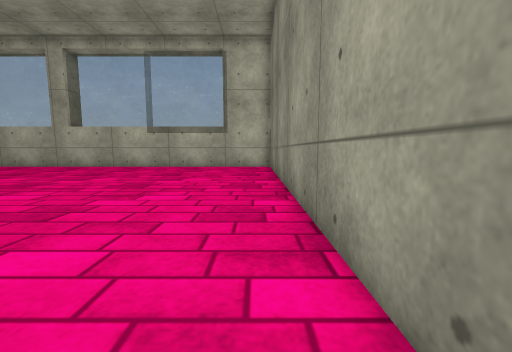
view 1 (above)

19 first-person views from a walk through a 3-D level made in the Unity game engine. The camera is 0.64 m above the floor, tilts 6° down and sees 90° across. The floor is counted in squares, 0.5 m on a side. Each view is taken from the middle of a square. On the plan, view 1 faces up. The plan holds only what a view shows up to about 12 squares ahead; the rest is blank. The place goes on beyond the plan. Surface patterns are stand-ins for the level's own textures.

view 2
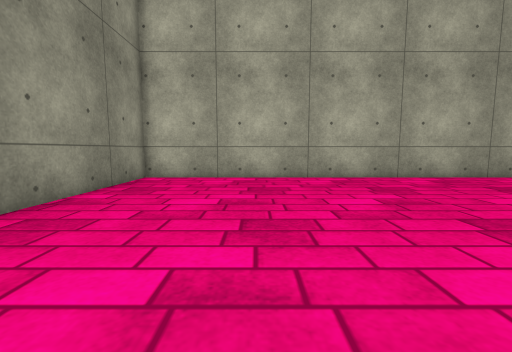

view 3
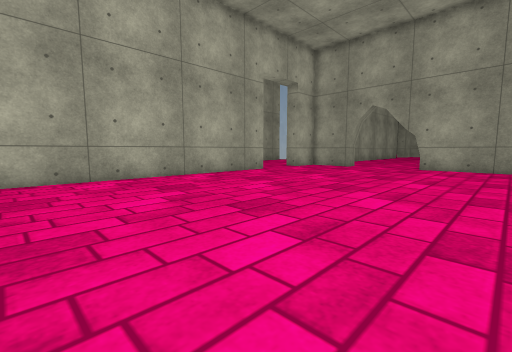

view 4
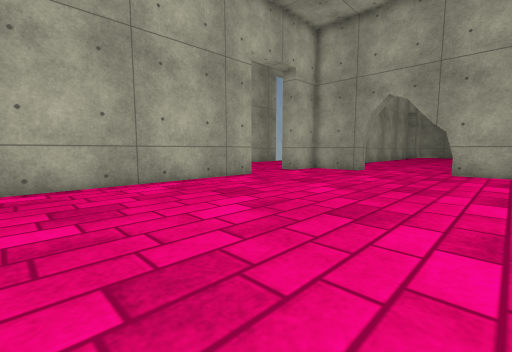

view 5
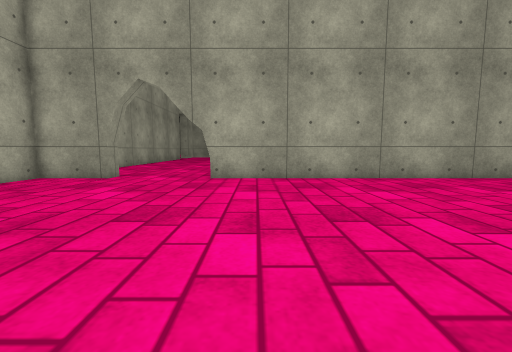

view 6
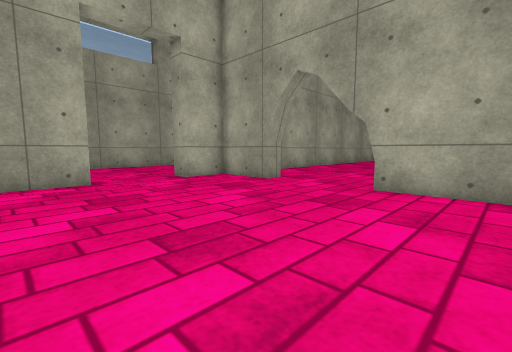

view 7
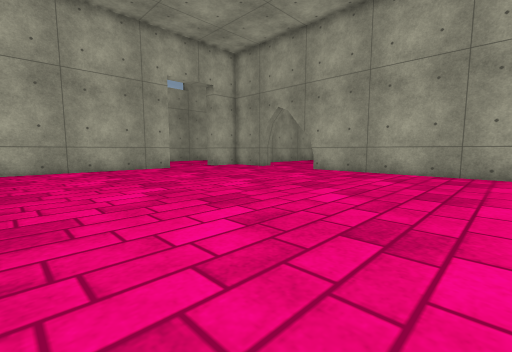

view 8
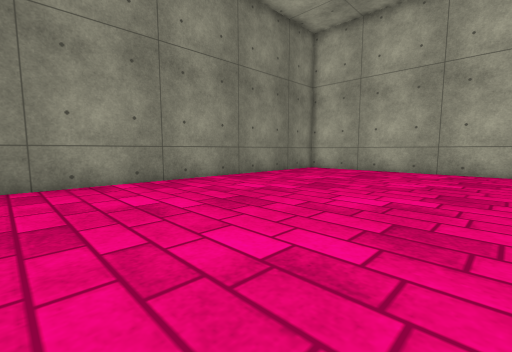

view 9
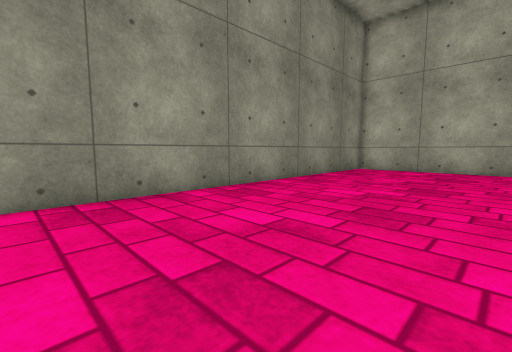

view 10
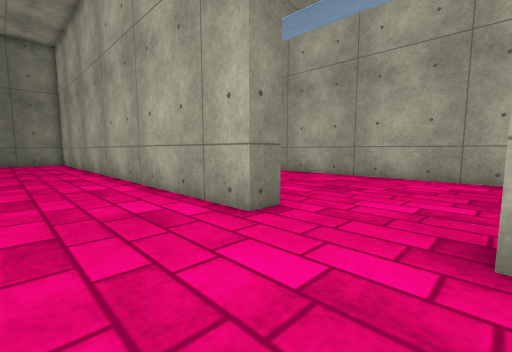

view 11
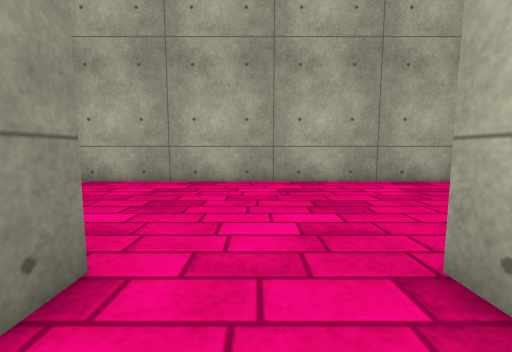

view 12
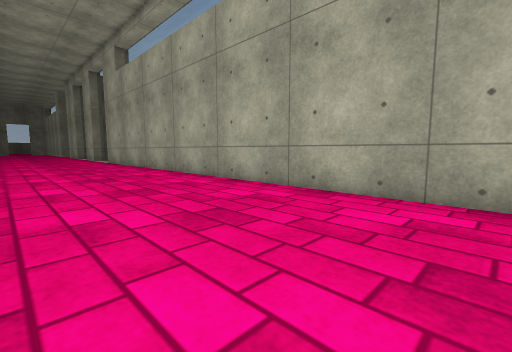

view 13
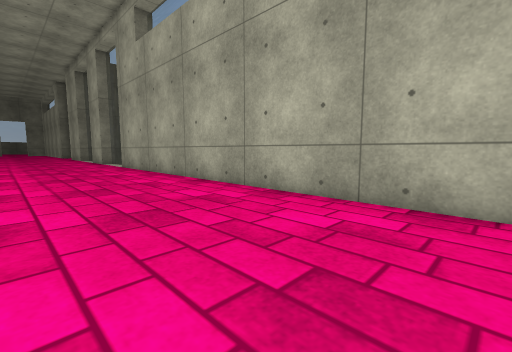

view 14
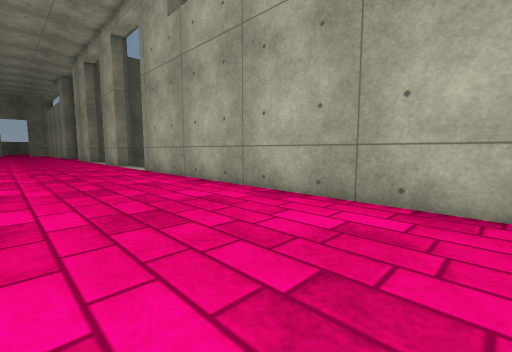

view 15
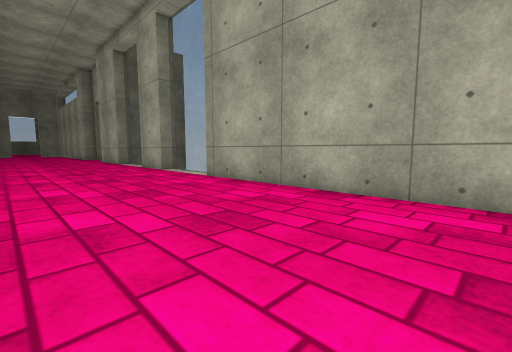

view 16
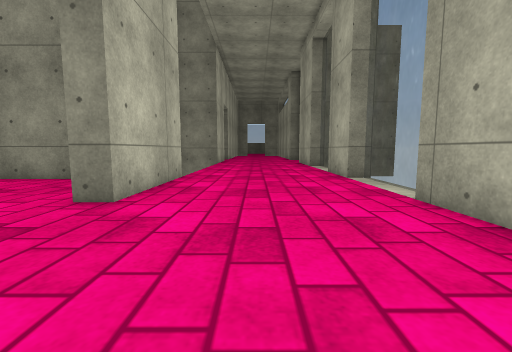

view 17
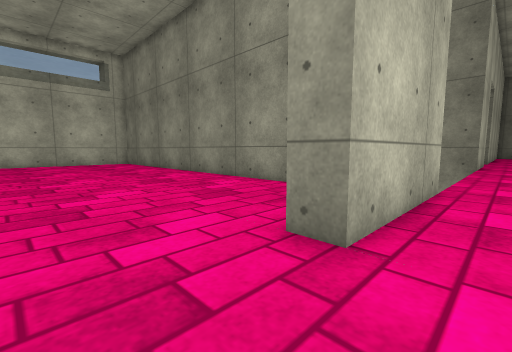

view 18
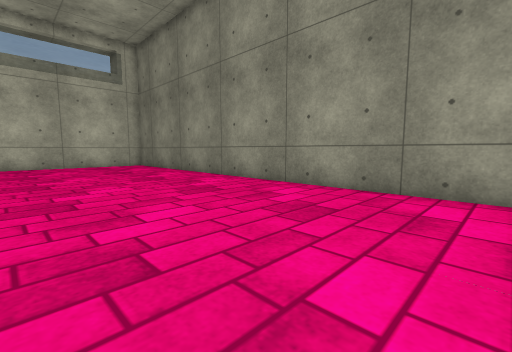

view 19
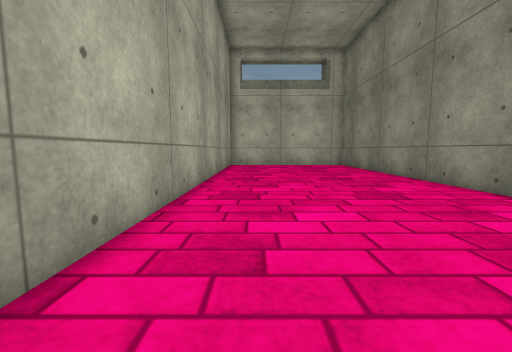

### Floor plan
Points are (right, up) in squares from view 1. A wall is a line through its corners. A room is listed if a view was taken in it or the views show most of it. See-through windows are left out.
Room 1 (views 1, 2, 3, 4, 5, 6, 7, 8, 9, 10, 11)
walls: (-20.2, -2.6) (1, -2.6) (1, 14.1); (-27.1, 0.5) (-26.2, 0.5) (-26.2, -2.6) (-24, -2.6); (-26.2, 14.5) (-26.2, 4.6)
ways out: opening at (-22, -3) to room 2
Room 2 (views 12, 13, 14, 15, 16, 17, 18, 19)
walls: (10.9, -2.1) (10.9, 10.1); (11.9, -3.6) (6.1, -3.6) (6.1, -2.5); (1.9, 10) (1.9, -0.1); (11.4, -12.2) (11.4, -11.1) (12.1, -11.1); (-20.2, -3.6) (-20.2, -2.6); (-24, -2.6) (-24, -3.6); (-27.5, -11.1) (6.5, -11.1)
ways out: opening at (-22, -3) to room 1

Positions as (right, up) in squares from view 1, and headings:
1: (0, 0), facing up
2: (-4, 9), facing down
3: (-8, 9), facing down-left
4: (-11, 7), facing down-left
5: (-15, 7), facing left
6: (-18, 8), facing down-left
7: (-12, 14), facing down-left
8: (-9, 13), facing down-right
9: (-6, 14), facing down-right
10: (-24, 1), facing down-right
11: (-22, -1), facing down
12: (-20, -4), facing down-right
13: (-13, -5), facing down-right
14: (-9, -5), facing down-right
15: (-4, -4), facing down-right
16: (0, -7), facing right
17: (3, -5), facing up-right
18: (3, -2), facing up-right
19: (4, -2), facing up
